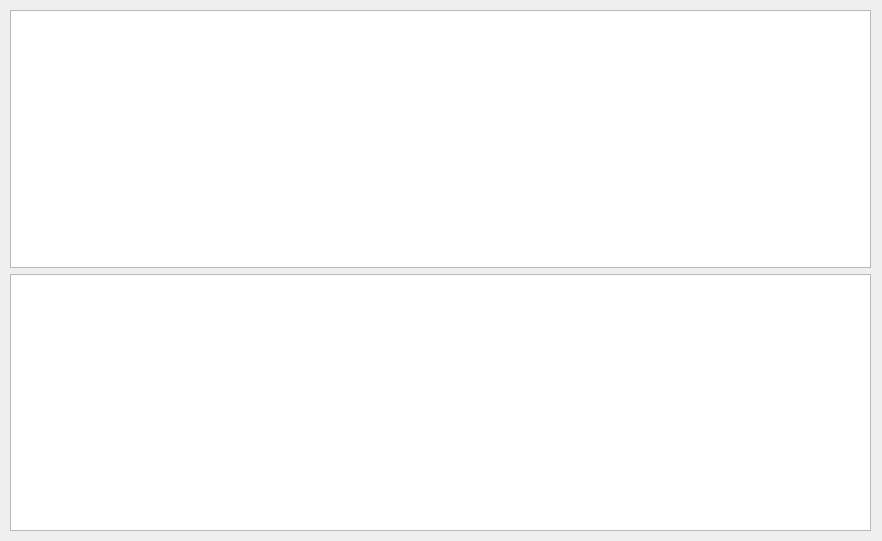
<?xml version="1.0" encoding="UTF-8"?>
<ui version="4.0">
 <class>LogDialog</class>
 <widget class="QDialog" name="LogDialog">
  <property name="geometry">
   <rect>
    <x>0</x>
    <y>0</y>
    <width>882</width>
    <height>541</height>
   </rect>
  </property>
  <property name="windowTitle">
   <string>Loggers</string>
  </property>
  <widget class="QWidget" name="verticalLayoutWidget">
   <property name="geometry">
    <rect>
     <x>10</x>
     <y>10</y>
     <width>861</width>
     <height>521</height>
    </rect>
   </property>
   <layout class="QVBoxLayout" name="verticalLayout">
    <item>
     <widget class="QTextEdit" name="textEditLogTop">
      <property name="readOnly">
       <bool>true</bool>
      </property>
     </widget>
    </item>
    <item>
     <widget class="QTextEdit" name="textEditLogBottom">
      <property name="readOnly">
       <bool>true</bool>
      </property>
     </widget>
    </item>
   </layout>
  </widget>
 </widget>
 <resources/>
 <connections/>
</ui>
